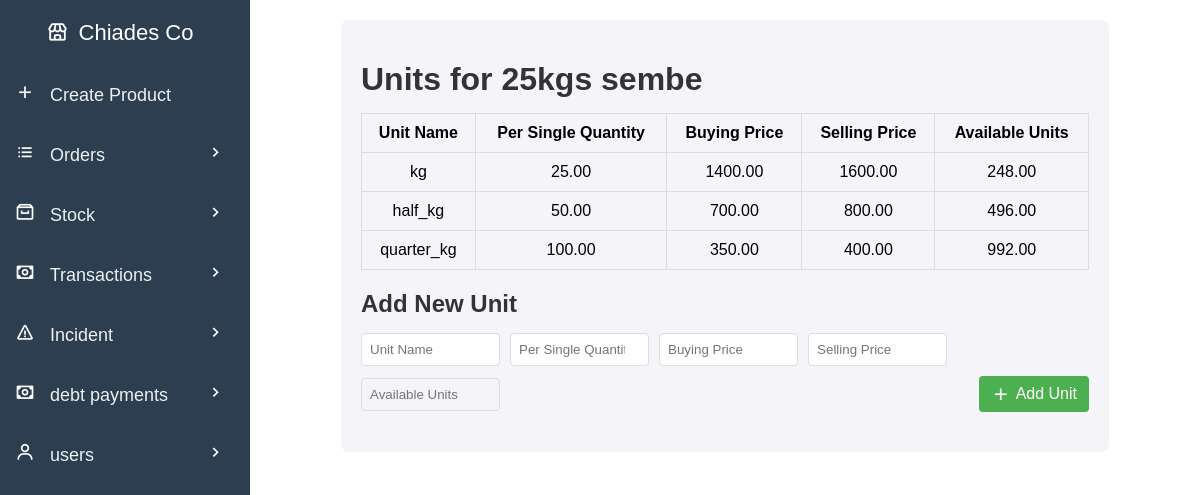
The page /view-create_units.php?id=1 (signed in) on the database as committed earlier.
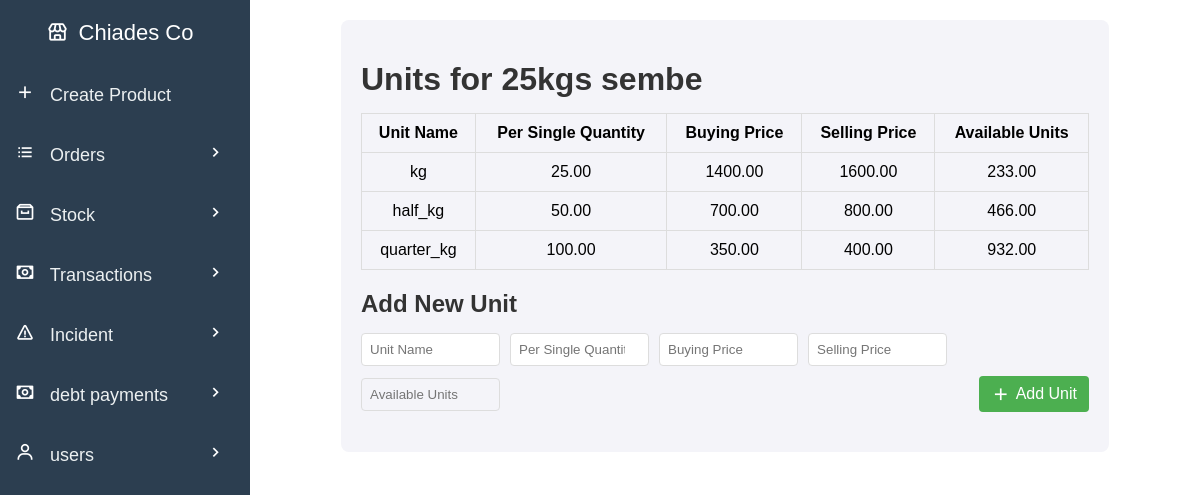
The same page on the database as committed later.
### tables this page shows
CREATE TABLE `units` (
  `unit_id` int(11) NOT NULL,
  `product_id` int(11) DEFAULT NULL,
  `company_id` int(11) NOT NULL,
  `created_by` int(11) NOT NULL,
  `name` varchar(20) DEFAULT NULL,
  `per_single_quantity` decimal(10,2) DEFAULT NULL,
  `buying_price` decimal(10,2) DEFAULT NULL,
  `selling_price` decimal(10,2) DEFAULT NULL,
  `available_units` decimal(10,2) DEFAULT NULL
);

### view-create_units.php (the view, shortened to what this page needs)
<?php
include 'db_connection.php';
$product_id = isset($_GET['id']) ? intval($_GET['id']) : 0;
$product_query = "SELECT * FROM products WHERE product_id = $product_id";
$product_result = mysqli_query($conn, $product_query);
$product = mysqli_fetch_assoc($product_result);
$unit_query = "SELECT * FROM units WHERE product_id = $product_id";
$unit_result = mysqli_query($conn, $unit_query);
?>
<!DOCTYPE html>
<html lang="en">
<head>
    <link rel="stylesheet" href="css/view-create_units.css">
</head>
<body>
    <div class="main-content">
        <div class="units-container">
            <h1>Units for <?= $product['name']; ?></h1>
            <table class="units-table">
                <thead>
                    <tr>
                        <th>Unit Name</th>
                        <th>Per Single Quantity</th>
                        <th>Buying Price</th>
                        <th>Selling Price</th>
                        <th>Available Units</th>
                    </tr>
                </thead>
                <tbody>
                    <?php while ($unit = mysqli_fetch_assoc($unit_result)): ?>
                    <tr>
                        <td><?= $unit['name']; ?></td>
                        <td><?= $unit['per_single_quantity']; ?></td>
                        <td><?= $unit['buying_price']; ?></td>
                        <td><?= $unit['selling_price']; ?></td>
                        <td><?= $unit['available_units']; ?></td>
                    </tr>
                    <?php endwhile; ?>
                </tbody>
            </table>
            <h2>Add New Unit</h2>
            <form action="confirm-new_unit.php" method="POST" class="unit-form">
                <input type="text" name="name" placeholder="Unit Name" required>
                <input type="number" step="0.01" name="per_single_quantity" placeholder="Per Single Quantity" required oninput="calculateAvailableUnits(<?= $product['quantity']; ?>)">
                <input type="number" step="0.01" name="buying_price" placeholder="Buying Price" required>
                <input type="number" step="0.01" name="selling_price" placeholder="Selling Price" required>
                <input type="text" id="available_units" name="available_units" placeholder="Available Units" readonly>
                <button type="submit" class="add-unit-button">
                    <i class='bx bx-plus'></i> Add Unit
                </button>
            </form>
        </div>
    </div>
</body>
</html>

Rows that differ between the two databases and show on the page:
changed units "kg": available_units "248.00" → "233.00"
changed units "half_kg": available_units "496.00" → "466.00"
changed units "quarter_kg": available_units "992.00" → "932.00"
